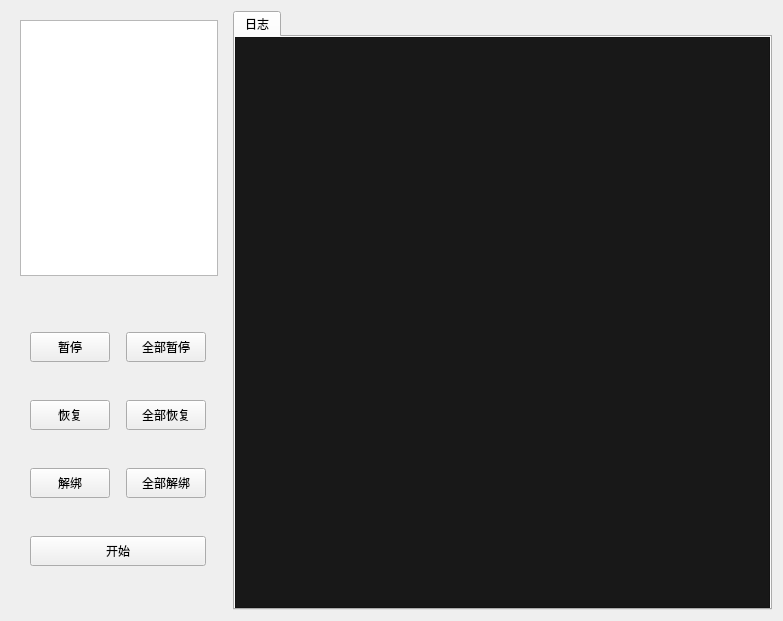
<?xml version="1.0" encoding="UTF-8"?>
<ui version="4.0">
 <class>Run</class>
 <widget class="QWidget" name="Run">
  <property name="geometry">
   <rect>
    <x>0</x>
    <y>0</y>
    <width>783</width>
    <height>621</height>
   </rect>
  </property>
  <property name="windowTitle">
   <string>Form</string>
  </property>
  <property name="styleSheet">
   <string notr="true">#Run {
            border-top-left-radius: 20px;
}
#Widget {
            border-top-left-radius: 20px;
}</string>
  </property>
  <layout class="QGridLayout" name="gridLayout">
   <item row="0" column="1" rowspan="2">
    <widget class="QTabWidget" name="tabWidget">
     <property name="sizePolicy">
      <sizepolicy hsizetype="Expanding" vsizetype="Expanding">
       <horstretch>5</horstretch>
       <verstretch>0</verstretch>
      </sizepolicy>
     </property>
     <property name="currentIndex">
      <number>0</number>
     </property>
     <widget class="QWidget" name="tab">
      <attribute name="title">
       <string>日志</string>
      </attribute>
      <layout class="QVBoxLayout" name="verticalLayout">
       <property name="spacing">
        <number>0</number>
       </property>
       <property name="leftMargin">
        <number>0</number>
       </property>
       <property name="topMargin">
        <number>0</number>
       </property>
       <property name="rightMargin">
        <number>0</number>
       </property>
       <property name="bottomMargin">
        <number>0</number>
       </property>
       <item>
        <widget class="QTextEdit" name="textEdit">
         <property name="styleSheet">
          <string notr="true">background-color: rgb(24, 24, 24);
font: 11pt &quot;微软雅黑&quot;;
color: rgb(85, 218, 85);</string>
         </property>
         <property name="textInteractionFlags">
          <set>Qt::NoTextInteraction</set>
         </property>
        </widget>
       </item>
      </layout>
     </widget>
    </widget>
   </item>
   <item row="0" column="0">
    <widget class="QWidget" name="widget_5" native="true">
     <layout class="QHBoxLayout" name="horizontalLayout_2">
      <item>
       <widget class="QTableWidget" name="PersonaTableWidget">
        <property name="minimumSize">
         <size>
          <width>0</width>
          <height>256</height>
         </size>
        </property>
        <property name="lineWidth">
         <number>0</number>
        </property>
       </widget>
      </item>
     </layout>
    </widget>
   </item>
   <item row="1" column="0">
    <widget class="QWidget" name="widget_2" native="true">
     <property name="sizePolicy">
      <sizepolicy hsizetype="Preferred" vsizetype="Preferred">
       <horstretch>2</horstretch>
       <verstretch>1</verstretch>
      </sizepolicy>
     </property>
     <layout class="QGridLayout" name="gridLayout_2">
      <item row="0" column="0">
       <widget class="QPushButton" name="StopButton">
        <property name="minimumSize">
         <size>
          <width>0</width>
          <height>30</height>
         </size>
        </property>
        <property name="maximumSize">
         <size>
          <width>80</width>
          <height>16777215</height>
         </size>
        </property>
        <property name="text">
         <string>暂停</string>
        </property>
       </widget>
      </item>
      <item row="0" column="1">
       <widget class="QPushButton" name="StopAllButton">
        <property name="minimumSize">
         <size>
          <width>0</width>
          <height>30</height>
         </size>
        </property>
        <property name="maximumSize">
         <size>
          <width>80</width>
          <height>16777215</height>
         </size>
        </property>
        <property name="text">
         <string>全部暂停</string>
        </property>
       </widget>
      </item>
      <item row="1" column="0">
       <widget class="QPushButton" name="ResumeButton">
        <property name="minimumSize">
         <size>
          <width>0</width>
          <height>30</height>
         </size>
        </property>
        <property name="text">
         <string>恢复</string>
        </property>
       </widget>
      </item>
      <item row="1" column="1">
       <widget class="QPushButton" name="ResumeAllButton">
        <property name="minimumSize">
         <size>
          <width>0</width>
          <height>30</height>
         </size>
        </property>
        <property name="text">
         <string>全部恢复</string>
        </property>
       </widget>
      </item>
      <item row="2" column="0">
       <widget class="QPushButton" name="UnbindButton">
        <property name="minimumSize">
         <size>
          <width>0</width>
          <height>30</height>
         </size>
        </property>
        <property name="text">
         <string>解绑</string>
        </property>
       </widget>
      </item>
      <item row="2" column="1">
       <widget class="QPushButton" name="UnbindAllButton">
        <property name="minimumSize">
         <size>
          <width>0</width>
          <height>30</height>
         </size>
        </property>
        <property name="text">
         <string>全部解绑</string>
        </property>
       </widget>
      </item>
      <item row="3" column="0" colspan="2">
       <widget class="QPushButton" name="StartButton">
        <property name="minimumSize">
         <size>
          <width>0</width>
          <height>30</height>
         </size>
        </property>
        <property name="sizeIncrement">
         <size>
          <width>0</width>
          <height>0</height>
         </size>
        </property>
        <property name="text">
         <string>开始</string>
        </property>
       </widget>
      </item>
     </layout>
    </widget>
   </item>
  </layout>
 </widget>
 <resources/>
 <connections/>
</ui>
